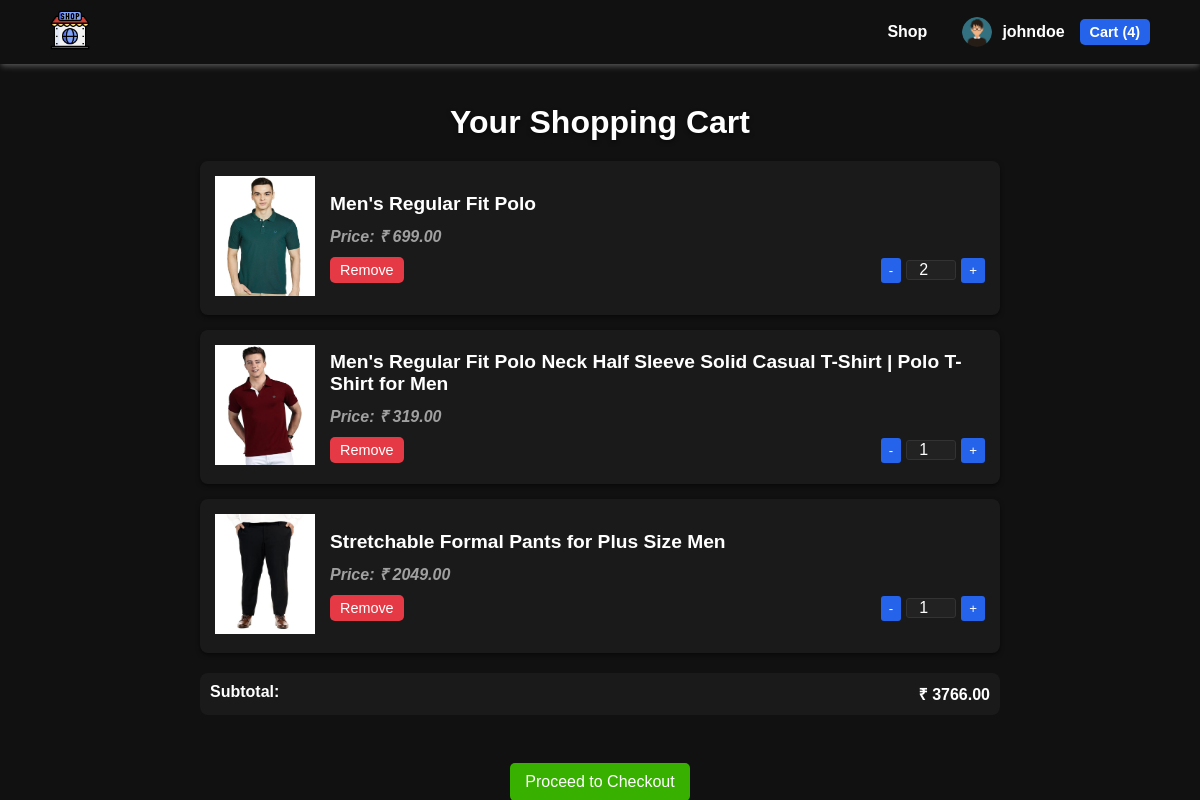
Page /cart/ (signed in) on the committed database.
### customer/models.py (models this page shows, shortened)
class CustomUser(AbstractUser):
    email = models.EmailField(unique=True)
    phone_number = models.CharField(max_length=15, blank=True)
    date_of_birth = models.DateField(blank=True, null=True)
    full_name = models.CharField(max_length=150, null=True, blank=True)
    is_maintainer = models.BooleanField(default=False)
    objects = CustomUserManager()
    USERNAME_FIELD = 'email'
    REQUIRED_FIELDS =['username']
    groups = models.ManyToManyField(
        Group,
        verbose_name=_('groups'),
        blank=True,
        related_name= 'custom_user_group'
    )
    user_permissions = models.ManyToManyField(
        Permission,
        verbose_name=_('user permissions'),
        blank=True,
        related_name= 'custom_user_permission',
    )

class CartItem(models.Model):
    cart = models.ForeignKey(Cart, on_delete=models.CASCADE)
    product = models.ForeignKey(Product, on_delete=models.CASCADE)
    quantity = models.PositiveIntegerField(default=1)
    def subtotal(self):
        return self.quantity * self.product.price

### products/models.py (models this page shows, shortened)
class Product(models.Model):
    product_name = models.CharField(max_length=256)
    description = models.TextField()
    price = models.DecimalField(max_digits=10, decimal_places=2)
    category = models.ForeignKey('Category', on_delete=models.PROTECT)
    brand = models.CharField(max_length=100)
    stock_quantity = models.IntegerField(default=0)
    sku = models.CharField(max_length=50, unique=True)
    availability = models.BooleanField(default=True)
    shipping_weight = models.DecimalField(max_digits=10, decimal_places=2, blank=True, null=True)
    shipping_dimensions = models.CharField(max_length=100)
    discounts = models.DecimalField(max_digits=5, decimal_places=2, null=True, blank=True)
    product_image = models.ImageField(upload_to='product_images', blank=True)
    is_deleted = models.BooleanField(default=False)

### customer/views.py (the view)
# urls.py: path('cart/', CartItemListView.as_view(), name='cart'),
class CartItemListView(View):
    model = CartItem
    template_name = 'customer/cart.html'
    def get(self, request):
        user = request.user
        if user.is_authenticated:
            cart = Cart.objects.get(user=self.request.user)
            cart_items = cart.cartitem_set.all()
            item_count = cart.cartitem_set.aggregate(total_quantity=Sum('quantity'))['total_quantity'] or 0
            cart_subtotal = sum(item.subtotal() for item in cart_items)
        else:
            cart_items = None
            item_count = 0
            cart_subtotal = 0
        print(user.is_authenticated)
        context = {
            'cart_items': cart_items,
            'item_count': item_count,
            'cart_subtotal': cart_subtotal,
            'user_is_authenticated': user.is_authenticated,
        }
        return render(request, self.template_name, context)

### customer/templates/customer/cart.html (shortened to what this page needs)
{% extends 'customer/base.html' %}
{% load static %}
{% block css %}
<link rel="stylesheet" href="{% static 'customer/css/cart.css' %}">
{% endblock %}
{% block content %}
<div class="main">
    <h2>Your Shopping Cart</h2>
    <div id="cart_items_container" class="cart_items">
        {% for cart_item in cart_items %}
        <div class="cart_item" id="cart_item_{{ cart_item.id }}">
            <div class="cart_item_image">
                <img src="{{ cart_item.product.product_image.url }}" alt="{{ cart_item.product.product_name }}">
            </div>
            <div class="item_details">
                <h3>{{ cart_item.product.product_name }}</h3>
                <div class="item_price">
                    <h4>Price: ₹ {{ cart_item.product.price }}</h4>
                </div>
                <div class="item_btns">
                    <button class="cart_item_delete_btn" data-cartitem-id="{{ cart_item.id }}">Remove</button>
                    <div class="quantity_btns">
                        <button id="decrease_btn_{{ cart_item.id }}">-</button>
                        <input
                            class="quantity_field"
                            type="number"
                            id="quantity_field_{{ cart_item.id }}"
                            data-cartitem-price="{{ cart_item.product.price }}"
                            data-cartitem-id="{{ cart_item.id }}"
                            min="1"
                            value="{{ cart_item.quantity }}"
                            readonly
                        >
                        <button id="increase_btn_{{ cart_item.id }}">+</button>
                    </div>
                </div>
            </div>
        </div>
        {% endfor %}
    </div>
    <div class="checkout {% if cart_items %}visible{% else %}hidden{% endif %}" id="checkout_section">
        <div class="subtotal">
            <h3>Subtotal:</h3>
            <h4 id="cart_subtotal">₹ {{ cart_subtotal }}</h4>
        </div>
        <div class="checkout_btn">
            <a href="{% url 'checkout' %}">
                <button>Proceed to Checkout</button>
            </a>
        </div>
    </div>
</div>
{% endblock %}

### customer/templates/customer/base.html (shortened to what this page needs)
{% load static %}
<!DOCTYPE html>
<html lang="en">
<head>
<link rel="stylesheet" href="{% static 'customer/css/base.css' %}">
{% block css %}
{% endblock %}
</head>
<body>
    <nav>
        <div class="nav_item">
            <div class="logo">
                <a href="{% url 'home' %}">
                    <img src="{% static 'customer/images/online-shop.png' %}" alt="">
                </a>
            </div>
            <div class="nav_links">
                <a href="{% url 'shop' %}" class="shop_link">Shop</a>
                {% if user.is_authenticated %}
                <div class="user_account" onclick="toggleDropdown()">
                    <img src="{% static 'customer/images/user.png' %}" alt="" class="user_image">
                    <span class="username">{{ user.username }}</span>
                </div>
                {% else %}
                <a href="{% url 'login' %}" class="auth_link">Login</a> /
                <a href="{% url 'signup' %}" class="auth_link">Sign Up</a>
                {% endif %}
                <a href="{% url 'cart' %}">
                    <button class="cart_btn" id="cart_btn">
                        Cart ({{ item_count }})
                    </button>
                </a>
            </div>
        </div>
    </nav>
{% block content %}
{% endblock %}
</body>
</html>

### customer/static/customer/css/base.css (style rules this page uses)
nav { background-color: #111111; width: 100%; padding-top: 10px; padding-bottom: 10px; height: auto; display: flex; flex-flow: row; align-items: center; box-shadow: 0 4px 6px -1px rgba(255, 255, 255, 0.2), 0 2px 4px -1px rgba(255, 255, 255, 0.1); }
.nav_item { width: 100%; margin-left: 50px; margin-right: 50px; display: flex; flex-flow: row; justify-content: space-between; align-items: center; }
.logo img { width: 40px; height: 40px; }
.nav_links { display: flex; gap: 15px; align-items: center; }
.shop_link { color: white; font-size: 1rem; font-weight: bold; margin-right: 20px; text-decoration: none; }
.user_account { display: flex; align-items: center; position: relative; cursor: pointer; }
.user_image { width: 30px; height: 30px; border-radius: 50%; margin-right: 10px; }
.username { font-size: 1rem; color: white; font-weight: bold; white-space: nowrap; overflow: hidden; text-overflow: ellipsis; max-width: 150px; }
.cart_btn { padding: 5px 10px; font-size: 0.9rem; font-weight: bold; border: none; border-radius: 5px; background-color: #2563eb; color: white; cursor: pointer; transition: background-color 0.3s ease-in-out; }
body { background-color: #111111; color: white; }

### customer/static/customer/css/cart.css (style rules this page uses)
* { margin: 0; padding: 0; box-sizing: border-box; }
body { background-color: #111111; color: #ffffff; font-family: Arial, sans-serif; display: flex; justify-content: center; align-items: center; flex-direction: column; }
.main { width: 90%; max-width: 800px; margin-top: 40px; display: flex; flex-direction: column; align-items: center; }
.main h2 { font-size: 2rem; margin-bottom: 20px; text-align: center; color: #ffffff; text-shadow: 0 2px 4px rgba(0, 0, 0, 0.5); }
.cart_items { width: 100%; display: flex; flex-direction: column; gap: 15px; }
.cart_item { display: flex; background-color: #1a1a1a; border-radius: 8px; box-shadow: 0 2px 4px rgba(0, 0, 0, 0.5); padding: 15px; gap: 15px; align-items: center; }
.cart_item div img { width: 100px; height: 120px; }
.item_details { flex-grow: 1; display: flex; flex-direction: column; gap: 10px; }
.item_details h3 { font-size: 1.2rem; font-weight: bold; color: #ffffff; }
.item_price h4 { font-size: 1rem; font-style: italic; color: #a0a0a0; }
.item_btns { display: flex; justify-content: space-between; align-items: center; gap: 20px; }
.cart_item_delete_btn { padding: 5px 10px; font-size: 0.9rem; color: #ffffff; background-color: #e63946; border: none; border-radius: 5px; cursor: pointer; transition: background-color 0.3s ease-in-out; }
.quantity_btns { display: flex; align-items: center; gap: 5px; }
.quantity_btns button { padding: 5px 8px; background-color: #2563eb; color: white; border: none; border-radius: 3px; cursor: pointer; transition: background-color 0.3s ease-in-out; }
.quantity_field { width: 50px; text-align: center; border: 1px solid #333; border-radius: 3px; background-color: #222; color: white; font-size: 1rem; }
.checkout { margin-top: 20px; width: 100%; display: flex; flex-direction: column; align-items: center; gap: 10px; }
.subtotal { display: flex; justify-content: space-between; width: 100%; padding: 10px; background-color: #1a1a1a; border-radius: 8px; }
.subtotal h3, .subtotal h4 { font-size: 1rem; }
.checkout_btn { display: flex; flex-flow: row; justify-content: center; align-items: center; margin-top: 3rem; }
.checkout_btn button { padding: 10px 15px; font-size: 1rem; background-color: #38b000; color: white; border: none; border-radius: 5px; cursor: pointer; transition: background-color 0.3s ease-in-out; }
.visible { display: block; }

### rows in the picture
CustomUser: username "johndoe"
CartItem: product.product_image (picture), product.product_name "Men's Regular Fit Polo", product.price "699.00", id "2"
CartItem: product.product_image (picture), product.product_name "Men's Regular Fit Polo Neck Half Sleeve Solid Casual T-Shirt | Polo T-Shirt for Men", product.price "319.00", id "1"
CartItem: product.product_image (picture), product.product_name "Stretchable Formal Pants for Plus Size Men", product.price "2049.00", id "1"

### other values in the picture
{{ item_count }} "4"
{{ cart_subtotal }} "3766.00"
